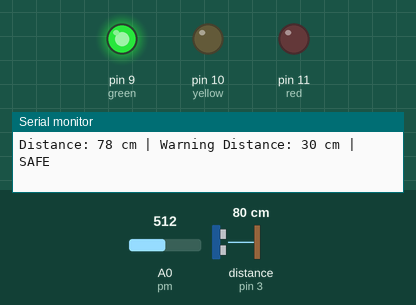
The sketch below on a simulated Arduino Uno, built with avr-gcc and run on an emulated ATmega328P. Shown: output pins drawn as LEDs (lit = HIGH), the last lines printed to the serial monitor. Wiring (inferred from the names in the program): ultrasonic range finder: trigger pin 2; echo pin 3. The inputs (shaded band) are chosen by the test bench; at power-on: distance to the obstacle (sensor on pin 3) 80 cm, A0 (pm) = 512. The echo pulse lasts 58.3 µs per cm; pins used as bus, display or sensor lines are not drawn.

Above: at 1.2 s.
1.3 s: distance to the obstacle (sensor on pin 3) set to 35 cm
4.3 s: distance to the obstacle (sensor on pin 3) set to 27 cm
At 4.9 s:
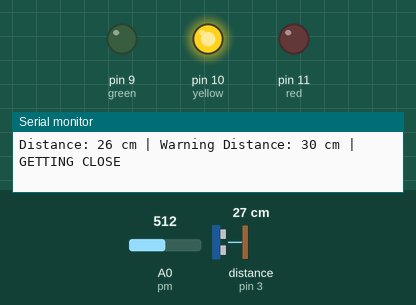
5.9 s: distance to the obstacle (sensor on pin 3) set to 18 cm
7.4 s: distance to the obstacle (sensor on pin 3) set to 14 cm
At 8.6 s:
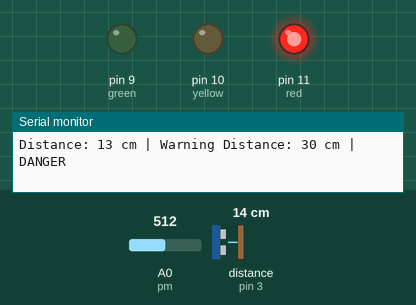
9.0 s: A0 (pm) set to 423
12.0 s: A0 (pm) set to 393
At 12.7 s:
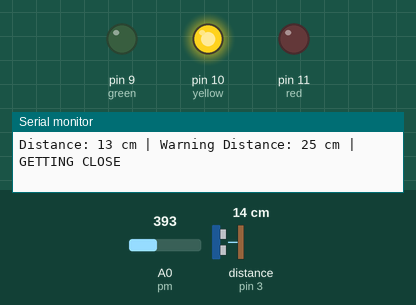
Timing chart, 0 to 14.6 s (numbered marks = the images above; inputs shaded):
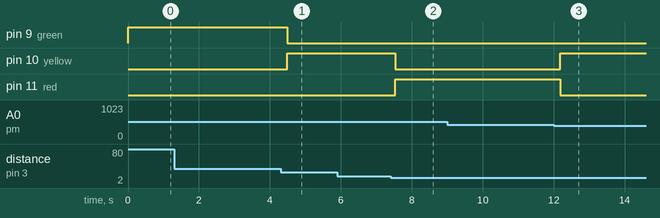

Measured:
- the behaviour switches between 32 and 31 cm on distance to the obstacle (sensor on pin 3) (found by bisection; images 0 and 1)
- the behaviour switches between 17 and 16 cm on distance to the obstacle (sensor on pin 3) (found by bisection; images 1 and 2)
- the behaviour switches between 410 and 409 on A0 (pm) (found by bisection; images 2 and 3)
- after the input at 4.3 s, pin 9 (green): HIGH → LOW after 0.19 s; pin 10 (yellow): LOW → HIGH after 0.19 s
- after the input at 7.4 s, pin 10 (yellow): HIGH → LOW after 0.13 s; pin 11 (red): LOW → HIGH after 0.13 s
- after the input at 12.0 s, pin 10 (yellow): LOW → HIGH after 0.18 s; pin 11 (red): HIGH → LOW after 0.18 s

The sketch:

magnificent_gaaris1.ino
```cpp
int green = 9;
int yellow = 10;
int red = 11;

int trig = 2;
int echo = 3;
int pm = A0;

void setup()
{
  pinMode(green, OUTPUT);
  pinMode(yellow, OUTPUT);
  pinMode(red, OUTPUT);

  pinMode(trig, OUTPUT);
  pinMode(echo, INPUT);

  pinMode(pm, INPUT);

  Serial.begin(9600);
}

void loop()
{
  int potValue = analogRead(pm);
  int warningDistance = map(potValue, 0, 1023, 10, 50);
  digitalWrite(trig, LOW);
  delayMicroseconds(2);

  digitalWrite(trig, HIGH);
  delayMicroseconds(10);
  digitalWrite(trig, LOW);

  long duration = pulseIn(echo, HIGH);
  int distance = duration * 0.034 / 2;
  digitalWrite(green, LOW);
  digitalWrite(yellow, LOW);
  digitalWrite(red, LOW);

  if (distance > warningDistance)
  {
    digitalWrite(green, HIGH);

    Serial.print("Distance: ");
    Serial.print(distance);
    Serial.print(" cm | Warning Distance: ");
    Serial.print(warningDistance);
    Serial.println(" cm | SAFE");
  }
  else if (distance > warningDistance / 2)
  {
    digitalWrite(yellow, HIGH);

    Serial.print("Distance: ");
    Serial.print(distance);
    Serial.print(" cm | Warning Distance: ");
    Serial.print(warningDistance);
    Serial.println(" cm | GETTING CLOSE");
  }
  else
  {
    digitalWrite(red, HIGH);

    Serial.print("Distance: ");
    Serial.print(distance);
    Serial.print(" cm | Warning Distance: ");
    Serial.print(warningDistance);
    Serial.println(" cm | DANGER");
  }

  delay(200);
}
```
